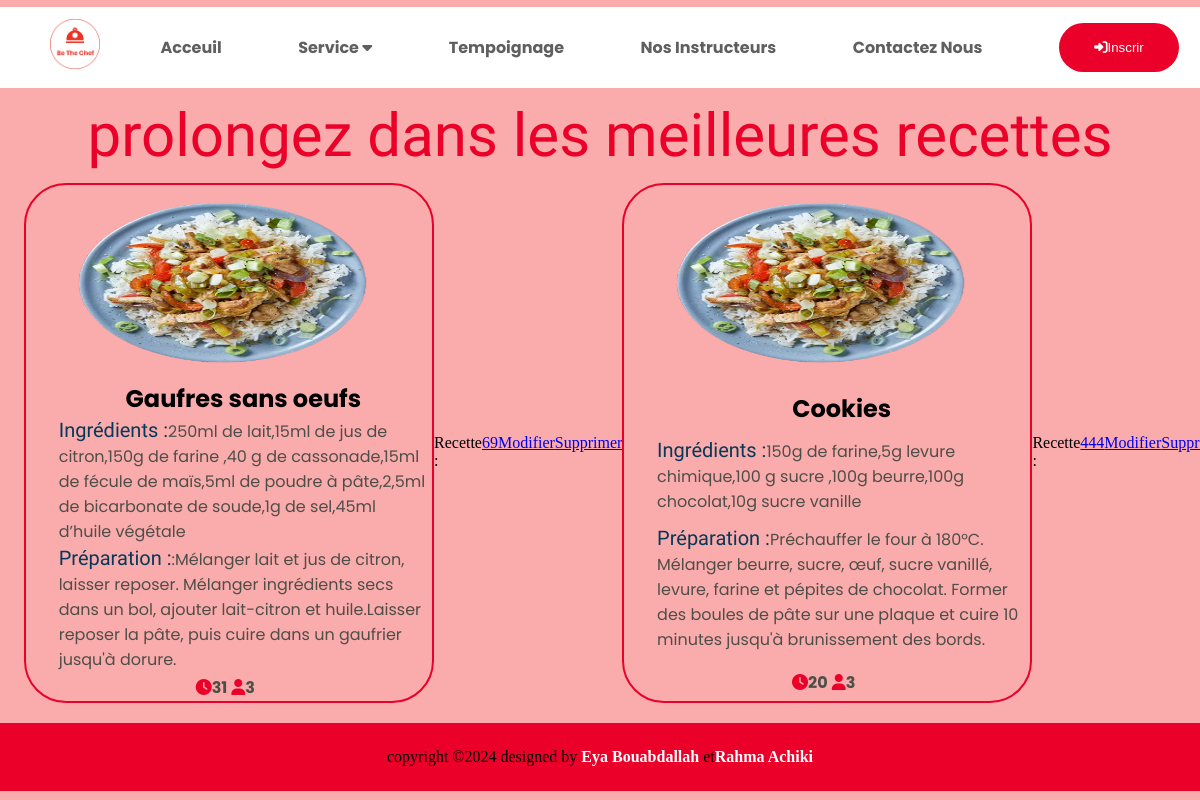
The app's page /index.php?controller=recette&action=readalll (signed in) with its own data.
### tables this page shows
CREATE TABLE `recette` (
  `id_recette` int(3) NOT NULL,
  `titre` varchar(40) NOT NULL,
  `ingredient` text NOT NULL,
  `preparation` text NOT NULL,
  `temp_prep` int(3) NOT NULL,
  `nb_personnes` int(4) NOT NULL,
  `num_chef` int(3) DEFAULT NULL
);

### model/model.php (called while the page is built, shortened)
<?php
class Model{
    private static $pdo;
    public static function Init(){
		$host = Conf::getHostname();
		$dbname = Conf::getDatabase();
		$login = Conf::getLogin();
		$pass = Conf::getPassword();
		try{
			self::$pdo = new PDO("mysql:host=$host;dbname=$dbname",$login,$pass);
			} catch(PDOException $e) {
				die ($e->getMessage());
			}
	}
	public static function getAll(){
	    $SQL="SELECT * FROM ".static::$table;
		$rep = self::$pdo->query($SQL);
	    $rep->setFetchMode(PDO::FETCH_CLASS, 'Model'.ucfirst(static::$table));
		return $rep->fetchAll();
	}
}

### model/model_recette.php (called while the page is built, shortened)
<?php
require_once ("model.php");
class ModelRecette extends Model {
  public function getRecette() {
       return $this->id_recette;
  }
  public function getTitre() {
       return $this->titre;
  }
  public function getIngredient() {
       return $this->ingredient;
  }
  public function getPreparation() {
       return $this->preparation;
  }
  public function getTempPrep() {
    return $this->temp_prep;
}
  public function getNbPersonne() {
    return $this->nb_personnes;
}
}
?>

### view/recette/viewReadAlllRecette.php (the view)
<p class="titre">prolongez dans les meilleures recettes</p>
    <div class="container">
    <?php foreach ($tab_r as $recette): ?>
	    <div class="ctn">
    <div class="card">
        <img src="image/recette2.png" alt="rec1">
        <h2><?php echo htmlspecialchars($recette->getTitre()); ?></h2>
        <p><span>Ingrédients :</span><?php echo htmlspecialchars($recette->getIngredient()); ?></p>
        <p><span>Préparation :</span><?php echo htmlspecialchars($recette->getPreparation()); ?></p>
		<div class="info">
            <p><i class="fa-solid fa-clock" style="color: #eb0029;"></i><?php echo htmlspecialchars($recette->getTempPrep()); ?></p>
            <p><i class="fa-solid fa-user" style="color: #eb0029;"></i><?php echo htmlspecialchars($recette->getNbPersonne()); ?></p>
        </div>
    </div>
    </div>
    <br>
    <?php
    $id_recette=$recette->getRecette();
    echo " Recette :
    <a href='index.php?controller=recette&action=read&id_recette=$id_recette'>$id_recette</a></p>";
  echo "<div class= 'updt'>
       <a href='index.php?controller=recette&action=update&id_recette=$id_recette'> Modifier </a>
   </div>
   <div class= 'supp'>
       <a href='index.php?controller=recette&action=delete&id_recette=$id_recette'> Supprimer </a>
   </div><hr/>";
    ?>
    <?php endforeach; ?>
    </div>

### index.php (shortened to what this page needs)
<?php
$ROOT = __DIR__;
$DS = DIRECTORY_SEPARATOR;
$controleur_default = "utilisateur" ;
if(!isset($_REQUEST['controller']))
				$controller=$controleur_default;
			else
				$controller = $_REQUEST['controller'];
switch ($controller) {
            case "recette" :
                require ("{$ROOT}{$DS}controller{$DS}controllerRecette.php");
                break;
}
?>

### controller/controllerRecette.php (shortened to what this page needs)
<?php
if(isset($_GET['action']))
	$action = $_GET['action'];
 else $action="readAll";
switch ($action) {
		case "readalll":
			$tab_r = ModelRecette::getAll();
			require ("{$ROOT}{$DS}view{$DS}view.php");
			break;
}
?>

### view/view.php (shortened to what this page needs)
<!DOCTYPE html>
<html>
<head>
    <link rel="stylesheet" href="css/acceuil.css">
    <link rel="stylesheet" href="css/register.css">
    <link rel="stylesheet" href="css/etudiant/etudiant.css">
    <link rel="stylesheet" href="css/login.css">
    <link rel="stylesheet" href="css/recette.css">
    <link rel="stylesheet" href="css/list/list.css">
    <link rel="stylesheet" href="css/formation/formation.css">
</head>
<body>
<?php
require_once($ROOT.$DS."view".$DS."header.php");
$filepath = $ROOT.$DS."view".$DS.$controller.$DS;
$filename = "view".ucfirst($view).ucfirst($controller).'.php';
require_once($filepath.$filename);
require_once($ROOT.$DS."view".$DS."footer.php");
?>
</body>
</html>

### view/header.php (shortened to what this page needs)
<header>
<div class="navbar">
    <div>
        <img src="image/logo1.png" alt="">
    </div>
    <div class="element">
        <a href="index.php">Acceuil</a>
        <div class="dropdown">
            <button class="dropbtn">Service
                <i class="fa-solid fa-caret-down"></i>
            </button>
        </div>
       <a href="view/otherviews/temoignage.php">Tempoignage</a>
        <a href="view/otherviews/listechef.php">Nos Instructeurs</a>
        <a href="view/otherviews/contact.php">Contactez Nous</a>
    </div>
    <a href='index.php?controller=utilisateur&action=create'><button id="show-login" class="login"><i class="fa-solid fa-right-to-bracket"></i>Inscrir</button></a>
    </div>
</header>

### view/footer.php
<footer>
<div class="coppyright">
    <p>copyright &copy;2024 designed by <span>Eya Bouabdallah</span> et<span>Rahma Achiki</span></p>
</div>
</footer>

### css/acceuil.css (style rules this page uses)
* { border: 0; margin: 0; box-sizing: border-box; }
.navbar { display: flex; align-items: center; justify-content: space-between; }
.navbar img { width: 50px; height: 50px; margin-left: 50px; }
.navbar .element { display: contents; align-items: center; justify-content: space-between; font-family: 'Poppins', sans-serif; font-size: 400; }
.navbar { overflow: hidden; background-color: #ffffff; font-family: "Poppins"; margin-top: 7px; font-weight: bold; }
.navbar a { float: left; font-size: 16px; color: rgb(95, 95, 95); text-align: center; padding: 16px 16px; text-decoration: none; }
.dropdown { float: left; overflow: hidden; }
.dropdown .dropbtn { font-size: 16px; border: none; outline: none; color: rgb(95, 95, 95); padding: 14px 16px; background-color: inherit; font-family: inherit; margin: 0; font-weight: bold; }
.login { background-color: #EB0029; width: 120px; height: 49px; color: white; border-radius: 50px; margin-right: 5px; }
.coppyright { width: 100%; text-align: center; padding: 25px 0; background: #EB0029; font-weight: 300; margin-top: 20px; }
.coppyright span { color: #ffffff; font-weight: bold; }

### css/register.css (style rules this page uses)
* { border: 0; margin: 0; box-sizing: border-box; }
.navbar { display: flex; align-items: center; justify-content: space-between; }
.navbar img { width: 50px; height: 50px; margin-left: 50px; }
.navbar .element { display: contents; align-items: center; justify-content: space-between; font-family: 'Poppins', sans-serif; font-size: 400; }
.navbar { overflow: hidden; background-color: #ffffff; font-family: "Poppins"; margin-top: 7px; font-weight: bold; }
.navbar a { float: left; font-size: 16px; color: rgb(95, 95, 95); text-align: center; padding: 16px 16px; text-decoration: none; }
.dropdown { float: left; overflow: hidden; }
.dropdown .dropbtn { font-size: 16px; border: none; outline: none; color: rgb(95, 95, 95); padding: 14px 16px; background-color: inherit; font-family: inherit; margin: 0; font-weight: bold; }
.login { background-color: #EB0029; width: 120px; height: 49px; color: white; border-radius: 50px; margin-right: 5px; }
.coppyright { width: 100%; text-align: center; padding: 25px 0; background: #EB0029; font-weight: 300; margin-top: 20px; }
.coppyright span { color: #ffffff; font-weight: bold; }

### css/etudiant/etudiant.css (style rules this page uses)
* { border: 0; margin: 0; box-sizing: border-box; }
span { color: #EB0029; }
.container { display: grid; align-items: center; padding: auto; margin-right: 500px; }
.coppyright { width: 100%; text-align: center; padding: 25px 0; background: #EB0029; font-weight: 300; margin-top: 150px; }
.coppyright span { color: #ffffff; font-weight: bold; }

### css/login.css (style rules this page uses)
* { border: 0; margin: 0; box-sizing: border-box; }
.navbar { display: flex; align-items: center; justify-content: space-between; }
.navbar img { width: 50px; height: 50px; margin-left: 50px; }
.navbar .element { display: contents; align-items: center; justify-content: space-between; font-family: 'Poppins', sans-serif; font-size: 400; }
.navbar { overflow: hidden; background-color: #ffffff; font-family: "Poppins"; margin-top: 7px; font-weight: bold; }
.navbar a { float: left; font-size: 16px; color: rgb(95, 95, 95); text-align: center; padding: 16px 16px; text-decoration: none; }
.dropdown { float: left; overflow: hidden; }
.dropdown .dropbtn { font-size: 16px; border: none; outline: none; color: rgb(95, 95, 95); padding: 14px 16px; background-color: inherit; font-family: inherit; margin: 0; font-weight: bold; }
.login { background-color: #EB0029; width: 120px; height: 49px; color: white; border-radius: 50px; margin-right: 5px; }
.coppyright { width: 100%; text-align: center; padding: 25px 0; background: #EB0029; font-weight: 300; margin-top: 20px; }
.coppyright span { color: #ffffff; font-weight: bold; }

### css/formation/formation.css (style rules this page uses)
* { border: 0; margin: 0; box-sizing: border-box; }
.titre { align-self: center; }

### records on screen
recette: titre "Gaufres sans oeufs", ingredient "250ml de lait,15ml de jus de citron,150g de farine ,40 g de cassonade,15ml de fécule de maïs,5ml de poudre à pâte,2,5ml de bicarbonate de soude,1g de sel,45ml d’huile végétale", preparation ":Mélanger lait et jus de citron, laisser reposer. Mélanger ingrédients secs dans un bol, ajouter lait-citron et huile.Laisser reposer la pâte, puis cuire dans un gaufrier jusqu'à dorure.", temp_prep "31", nb_personnes "3", id_recette "69"
recette: titre "Cookies", ingredient "150g de farine,5g levure chimique,100 g sucre ,100g beurre,100g chocolat,10g sucre vanille", preparation "Préchauffer le four à 180°C. Mélanger beurre, sucre, œuf, sucre vanillé, levure, farine et pépites de chocolat. Former des boules de pâte sur une plaque et cuire 10 minutes jusqu'à brunissement des bords.", temp_prep "20", nb_personnes "3", id_recette "444"
